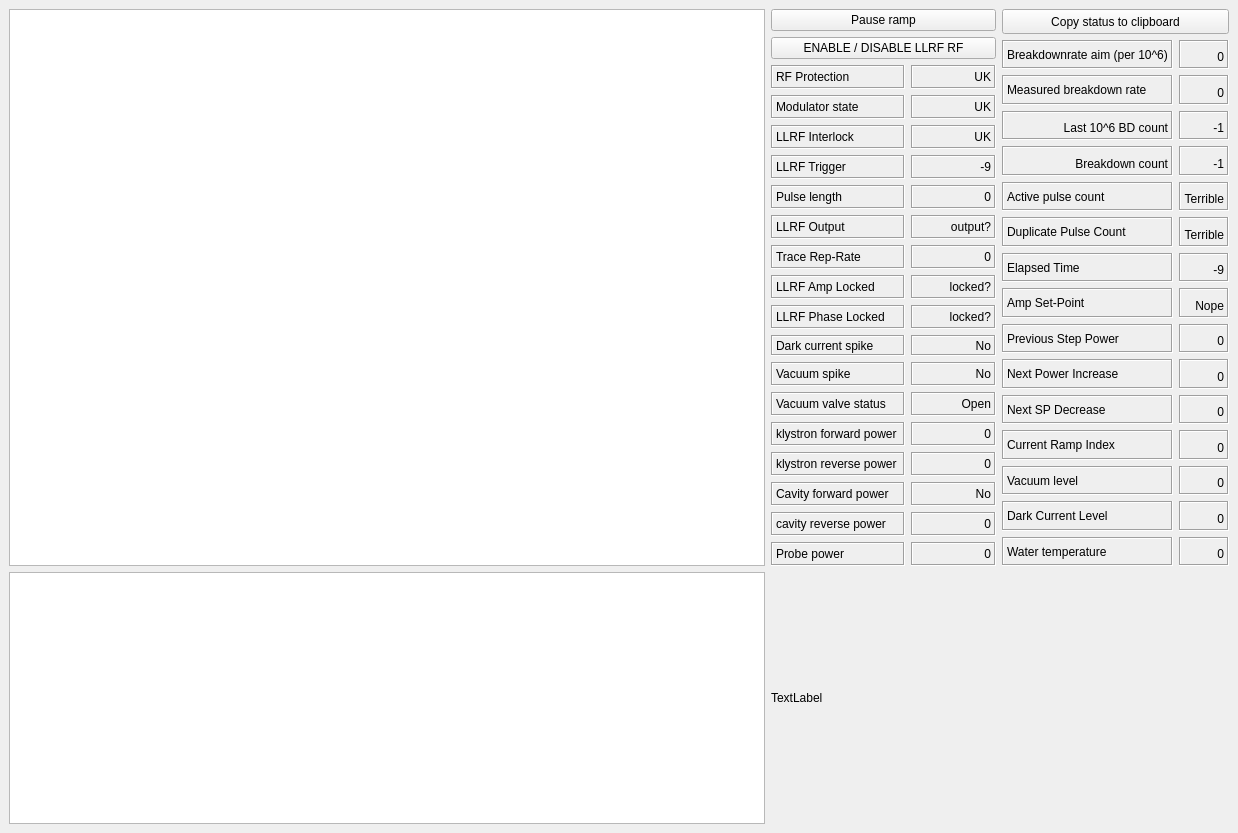
<?xml version="1.0" encoding="UTF-8"?>
<ui version="4.0">
 <class>MainWindow</class>
 <widget class="QMainWindow" name="MainWindow">
  <property name="geometry">
   <rect>
    <x>0</x>
    <y>0</y>
    <width>1238</width>
    <height>833</height>
   </rect>
  </property>
  <property name="windowTitle">
   <string>MainWindow</string>
  </property>
  <widget class="QWidget" name="centralwidget">
   <layout class="QGridLayout" name="gridLayout_3">
    <item row="0" column="0">
     <layout class="QVBoxLayout" name="verticalLayout_2">
      <item>
       <widget class="PlotWidget" name="graphicsView"/>
      </item>
     </layout>
    </item>
    <item row="0" column="1">
     <layout class="QHBoxLayout" name="horizontalLayout">
      <item>
       <layout class="QVBoxLayout" name="verticalLayout_3">
        <item>
         <layout class="QVBoxLayout" name="verticalLayout">
          <item>
           <widget class="QPushButton" name="start_pause_ramp_button">
            <property name="maximumSize">
             <size>
              <width>16777215</width>
              <height>25</height>
             </size>
            </property>
            <property name="text">
             <string>Pause ramp</string>
            </property>
           </widget>
          </item>
          <item>
           <widget class="QPushButton" name="llrf_enable_button">
            <property name="minimumSize">
             <size>
              <width>225</width>
              <height>0</height>
             </size>
            </property>
            <property name="maximumSize">
             <size>
              <width>16777215</width>
              <height>25</height>
             </size>
            </property>
            <property name="text">
             <string>ENABLE / DISABLE LLRF RF</string>
            </property>
            <property name="checkable">
             <bool>false</bool>
            </property>
           </widget>
          </item>
         </layout>
        </item>
        <item>
         <layout class="QGridLayout" name="gridLayout" columnstretch="0,0" columnminimumwidth="1,1">
          <item row="13" column="0">
           <widget class="QLabel" name="rev_kly_power_label">
            <property name="frameShape">
             <enum>QFrame::Box</enum>
            </property>
            <property name="frameShadow">
             <enum>QFrame::Sunken</enum>
            </property>
            <property name="text">
             <string>klystron reverse power</string>
            </property>
            <property name="scaledContents">
             <bool>false</bool>
            </property>
           </widget>
          </item>
          <item row="4" column="1">
           <widget class="QLabel" name="pulse_length_outputwidget">
            <property name="frameShape">
             <enum>QFrame::Box</enum>
            </property>
            <property name="frameShadow">
             <enum>QFrame::Sunken</enum>
            </property>
            <property name="text">
             <string>0</string>
            </property>
            <property name="scaledContents">
             <bool>false</bool>
            </property>
            <property name="alignment">
             <set>Qt::AlignBottom|Qt::AlignRight|Qt::AlignTrailing</set>
            </property>
            <property name="indent">
             <number>-1</number>
            </property>
           </widget>
          </item>
          <item row="1" column="1">
           <widget class="QLabel" name="mod_state_outputwidget">
            <property name="frameShape">
             <enum>QFrame::Box</enum>
            </property>
            <property name="frameShadow">
             <enum>QFrame::Sunken</enum>
            </property>
            <property name="text">
             <string>UK</string>
            </property>
            <property name="alignment">
             <set>Qt::AlignAbsolute|Qt::AlignBottom|Qt::AlignCenter|Qt::AlignHCenter|Qt::AlignHorizontal_Mask|Qt::AlignJustify|Qt::AlignLeading|Qt::AlignLeft|Qt::AlignRight|Qt::AlignTop|Qt::AlignTrailing|Qt::AlignVCenter|Qt::AlignVertical_Mask</set>
            </property>
           </widget>
          </item>
          <item row="8" column="1">
           <widget class="QLabel" name="llrf_ff_ph_locked_outputwidget">
            <property name="frameShape">
             <enum>QFrame::Box</enum>
            </property>
            <property name="frameShadow">
             <enum>QFrame::Sunken</enum>
            </property>
            <property name="text">
             <string>locked?</string>
            </property>
            <property name="alignment">
             <set>Qt::AlignAbsolute|Qt::AlignBottom|Qt::AlignCenter|Qt::AlignHCenter|Qt::AlignHorizontal_Mask|Qt::AlignJustify|Qt::AlignLeading|Qt::AlignLeft|Qt::AlignRight|Qt::AlignTop|Qt::AlignTrailing|Qt::AlignVCenter|Qt::AlignVertical_Mask</set>
            </property>
           </widget>
          </item>
          <item row="0" column="0">
           <widget class="QLabel" name="RF_protection_label">
            <property name="frameShape">
             <enum>QFrame::Box</enum>
            </property>
            <property name="frameShadow">
             <enum>QFrame::Sunken</enum>
            </property>
            <property name="text">
             <string>RF Protection</string>
            </property>
            <property name="scaledContents">
             <bool>false</bool>
            </property>
           </widget>
          </item>
          <item row="1" column="0">
           <widget class="QLabel" name="rf_mod_label">
            <property name="frameShape">
             <enum>QFrame::Box</enum>
            </property>
            <property name="frameShadow">
             <enum>QFrame::Sunken</enum>
            </property>
            <property name="text">
             <string>Modulator state</string>
            </property>
            <property name="scaledContents">
             <bool>false</bool>
            </property>
           </widget>
          </item>
          <item row="3" column="1">
           <widget class="QLabel" name="llrf_trigger_outputwidget">
            <property name="frameShape">
             <enum>QFrame::Box</enum>
            </property>
            <property name="frameShadow">
             <enum>QFrame::Sunken</enum>
            </property>
            <property name="text">
             <string>-9</string>
            </property>
            <property name="alignment">
             <set>Qt::AlignAbsolute|Qt::AlignBottom|Qt::AlignCenter|Qt::AlignHCenter|Qt::AlignHorizontal_Mask|Qt::AlignJustify|Qt::AlignLeading|Qt::AlignLeft|Qt::AlignRight|Qt::AlignTop|Qt::AlignTrailing|Qt::AlignVCenter|Qt::AlignVertical_Mask</set>
            </property>
           </widget>
          </item>
          <item row="4" column="0">
           <widget class="QLabel" name="pulse_length_label">
            <property name="frameShape">
             <enum>QFrame::Box</enum>
            </property>
            <property name="frameShadow">
             <enum>QFrame::Sunken</enum>
            </property>
            <property name="text">
             <string>Pulse length</string>
            </property>
            <property name="scaledContents">
             <bool>false</bool>
            </property>
           </widget>
          </item>
          <item row="7" column="0">
           <widget class="QLabel" name="llrf_ff_amp_locked_label">
            <property name="frameShape">
             <enum>QFrame::Box</enum>
            </property>
            <property name="frameShadow">
             <enum>QFrame::Sunken</enum>
            </property>
            <property name="text">
             <string>LLRF Amp Locked</string>
            </property>
            <property name="scaledContents">
             <bool>false</bool>
            </property>
           </widget>
          </item>
          <item row="0" column="1">
           <widget class="QLabel" name="RF_protection_outputwidget">
            <property name="frameShape">
             <enum>QFrame::Box</enum>
            </property>
            <property name="frameShadow">
             <enum>QFrame::Sunken</enum>
            </property>
            <property name="text">
             <string>UK</string>
            </property>
            <property name="alignment">
             <set>Qt::AlignAbsolute|Qt::AlignBottom|Qt::AlignCenter|Qt::AlignHCenter|Qt::AlignHorizontal_Mask|Qt::AlignJustify|Qt::AlignLeading|Qt::AlignLeft|Qt::AlignRight|Qt::AlignTop|Qt::AlignTrailing|Qt::AlignVCenter|Qt::AlignVertical_Mask</set>
            </property>
           </widget>
          </item>
          <item row="2" column="0">
           <widget class="QLabel" name="llrf_interlock_label">
            <property name="frameShape">
             <enum>QFrame::Box</enum>
            </property>
            <property name="frameShadow">
             <enum>QFrame::Sunken</enum>
            </property>
            <property name="text">
             <string>LLRF Interlock</string>
            </property>
            <property name="scaledContents">
             <bool>false</bool>
            </property>
           </widget>
          </item>
          <item row="15" column="1">
           <widget class="QLabel" name="rev_cav_power_outputwidget">
            <property name="frameShape">
             <enum>QFrame::Box</enum>
            </property>
            <property name="frameShadow">
             <enum>QFrame::Sunken</enum>
            </property>
            <property name="text">
             <string>0</string>
            </property>
            <property name="alignment">
             <set>Qt::AlignAbsolute|Qt::AlignBottom|Qt::AlignCenter|Qt::AlignHCenter|Qt::AlignHorizontal_Mask|Qt::AlignJustify|Qt::AlignLeading|Qt::AlignLeft|Qt::AlignRight|Qt::AlignTop|Qt::AlignTrailing|Qt::AlignVCenter|Qt::AlignVertical_Mask</set>
            </property>
           </widget>
          </item>
          <item row="5" column="1">
           <widget class="QLabel" name="llrf_output_outputwidget">
            <property name="frameShape">
             <enum>QFrame::Box</enum>
            </property>
            <property name="frameShadow">
             <enum>QFrame::Sunken</enum>
            </property>
            <property name="text">
             <string>output?</string>
            </property>
            <property name="alignment">
             <set>Qt::AlignAbsolute|Qt::AlignBottom|Qt::AlignCenter|Qt::AlignHCenter|Qt::AlignHorizontal_Mask|Qt::AlignJustify|Qt::AlignLeading|Qt::AlignLeft|Qt::AlignRight|Qt::AlignTop|Qt::AlignTrailing|Qt::AlignVCenter|Qt::AlignVertical_Mask</set>
            </property>
           </widget>
          </item>
          <item row="5" column="0">
           <widget class="QLabel" name="llrf_output_label">
            <property name="frameShape">
             <enum>QFrame::Box</enum>
            </property>
            <property name="frameShadow">
             <enum>QFrame::Sunken</enum>
            </property>
            <property name="text">
             <string>LLRF Output</string>
            </property>
            <property name="scaledContents">
             <bool>false</bool>
            </property>
           </widget>
          </item>
          <item row="9" column="0">
           <widget class="QLabel" name="DC_spike_label">
            <property name="minimumSize">
             <size>
              <width>0</width>
              <height>21</height>
             </size>
            </property>
            <property name="frameShape">
             <enum>QFrame::Box</enum>
            </property>
            <property name="frameShadow">
             <enum>QFrame::Sunken</enum>
            </property>
            <property name="text">
             <string>Dark current spike</string>
            </property>
            <property name="scaledContents">
             <bool>false</bool>
            </property>
           </widget>
          </item>
          <item row="14" column="0">
           <widget class="QLabel" name="fwd_cav_power_label">
            <property name="frameShape">
             <enum>QFrame::Box</enum>
            </property>
            <property name="frameShadow">
             <enum>QFrame::Sunken</enum>
            </property>
            <property name="text">
             <string>Cavity forward power </string>
            </property>
            <property name="scaledContents">
             <bool>false</bool>
            </property>
           </widget>
          </item>
          <item row="10" column="1">
           <widget class="QLabel" name="vac_spike_status_outputwidget">
            <property name="frameShape">
             <enum>QFrame::Box</enum>
            </property>
            <property name="frameShadow">
             <enum>QFrame::Sunken</enum>
            </property>
            <property name="text">
             <string>No</string>
            </property>
            <property name="alignment">
             <set>Qt::AlignAbsolute|Qt::AlignBottom|Qt::AlignCenter|Qt::AlignHCenter|Qt::AlignHorizontal_Mask|Qt::AlignJustify|Qt::AlignLeading|Qt::AlignLeft|Qt::AlignRight|Qt::AlignTop|Qt::AlignTrailing|Qt::AlignVCenter|Qt::AlignVertical_Mask</set>
            </property>
           </widget>
          </item>
          <item row="11" column="0">
           <widget class="QLabel" name="vac_valve_status_label">
            <property name="frameShape">
             <enum>QFrame::Box</enum>
            </property>
            <property name="frameShadow">
             <enum>QFrame::Sunken</enum>
            </property>
            <property name="text">
             <string>Vacuum valve status</string>
            </property>
            <property name="scaledContents">
             <bool>false</bool>
            </property>
           </widget>
          </item>
          <item row="9" column="1">
           <widget class="QLabel" name="DC_spike_status_outputwidget">
            <property name="frameShape">
             <enum>QFrame::Box</enum>
            </property>
            <property name="frameShadow">
             <enum>QFrame::Sunken</enum>
            </property>
            <property name="text">
             <string>No</string>
            </property>
            <property name="alignment">
             <set>Qt::AlignRight|Qt::AlignTrailing|Qt::AlignVCenter</set>
            </property>
           </widget>
          </item>
          <item row="12" column="0">
           <widget class="QLabel" name="fwd_kly_power_label">
            <property name="frameShape">
             <enum>QFrame::Box</enum>
            </property>
            <property name="frameShadow">
             <enum>QFrame::Sunken</enum>
            </property>
            <property name="text">
             <string>klystron forward power </string>
            </property>
            <property name="scaledContents">
             <bool>false</bool>
            </property>
           </widget>
          </item>
          <item row="8" column="0">
           <widget class="QLabel" name="llrf_ff_ph_locked_label">
            <property name="frameShape">
             <enum>QFrame::Box</enum>
            </property>
            <property name="frameShadow">
             <enum>QFrame::Sunken</enum>
            </property>
            <property name="text">
             <string>LLRF Phase Locked</string>
            </property>
            <property name="scaledContents">
             <bool>false</bool>
            </property>
           </widget>
          </item>
          <item row="12" column="1">
           <widget class="QLabel" name="fwd_kly_power_outputwidget">
            <property name="frameShape">
             <enum>QFrame::Box</enum>
            </property>
            <property name="frameShadow">
             <enum>QFrame::Sunken</enum>
            </property>
            <property name="text">
             <string>0</string>
            </property>
            <property name="alignment">
             <set>Qt::AlignAbsolute|Qt::AlignBottom|Qt::AlignCenter|Qt::AlignHCenter|Qt::AlignHorizontal_Mask|Qt::AlignJustify|Qt::AlignLeading|Qt::AlignLeft|Qt::AlignRight|Qt::AlignTop|Qt::AlignTrailing|Qt::AlignVCenter|Qt::AlignVertical_Mask</set>
            </property>
           </widget>
          </item>
          <item row="14" column="1">
           <widget class="QLabel" name="fwd_cav_power_outputwidget">
            <property name="frameShape">
             <enum>QFrame::Box</enum>
            </property>
            <property name="frameShadow">
             <enum>QFrame::Sunken</enum>
            </property>
            <property name="text">
             <string>No</string>
            </property>
            <property name="alignment">
             <set>Qt::AlignAbsolute|Qt::AlignBottom|Qt::AlignCenter|Qt::AlignHCenter|Qt::AlignHorizontal_Mask|Qt::AlignJustify|Qt::AlignLeading|Qt::AlignLeft|Qt::AlignRight|Qt::AlignTop|Qt::AlignTrailing|Qt::AlignVCenter|Qt::AlignVertical_Mask</set>
            </property>
           </widget>
          </item>
          <item row="13" column="1">
           <widget class="QLabel" name="rev_kly_power_outputwidget">
            <property name="frameShape">
             <enum>QFrame::Box</enum>
            </property>
            <property name="frameShadow">
             <enum>QFrame::Sunken</enum>
            </property>
            <property name="text">
             <string>0</string>
            </property>
            <property name="alignment">
             <set>Qt::AlignAbsolute|Qt::AlignBottom|Qt::AlignCenter|Qt::AlignHCenter|Qt::AlignHorizontal_Mask|Qt::AlignJustify|Qt::AlignLeading|Qt::AlignLeft|Qt::AlignRight|Qt::AlignTop|Qt::AlignTrailing|Qt::AlignVCenter|Qt::AlignVertical_Mask</set>
            </property>
           </widget>
          </item>
          <item row="16" column="1">
           <widget class="QLabel" name="probe_power_outputwidget">
            <property name="frameShape">
             <enum>QFrame::Box</enum>
            </property>
            <property name="frameShadow">
             <enum>QFrame::Sunken</enum>
            </property>
            <property name="text">
             <string>0</string>
            </property>
            <property name="alignment">
             <set>Qt::AlignAbsolute|Qt::AlignBottom|Qt::AlignCenter|Qt::AlignHCenter|Qt::AlignHorizontal_Mask|Qt::AlignJustify|Qt::AlignLeading|Qt::AlignLeft|Qt::AlignRight|Qt::AlignTop|Qt::AlignTrailing|Qt::AlignVCenter|Qt::AlignVertical_Mask</set>
            </property>
           </widget>
          </item>
          <item row="3" column="0">
           <widget class="QLabel" name="llrf_trigger_label">
            <property name="frameShape">
             <enum>QFrame::Box</enum>
            </property>
            <property name="frameShadow">
             <enum>QFrame::Sunken</enum>
            </property>
            <property name="text">
             <string>LLRF Trigger</string>
            </property>
            <property name="scaledContents">
             <bool>false</bool>
            </property>
           </widget>
          </item>
          <item row="11" column="1">
           <widget class="QLabel" name="vac_valve_status_outputwidget">
            <property name="frameShape">
             <enum>QFrame::Box</enum>
            </property>
            <property name="frameShadow">
             <enum>QFrame::Sunken</enum>
            </property>
            <property name="text">
             <string>Open</string>
            </property>
            <property name="alignment">
             <set>Qt::AlignAbsolute|Qt::AlignBottom|Qt::AlignCenter|Qt::AlignHCenter|Qt::AlignHorizontal_Mask|Qt::AlignJustify|Qt::AlignLeading|Qt::AlignLeft|Qt::AlignRight|Qt::AlignTop|Qt::AlignTrailing|Qt::AlignVCenter|Qt::AlignVertical_Mask</set>
            </property>
           </widget>
          </item>
          <item row="10" column="0">
           <widget class="QLabel" name="vac_spike_label">
            <property name="frameShape">
             <enum>QFrame::Box</enum>
            </property>
            <property name="frameShadow">
             <enum>QFrame::Sunken</enum>
            </property>
            <property name="text">
             <string>Vacuum spike</string>
            </property>
            <property name="scaledContents">
             <bool>false</bool>
            </property>
           </widget>
          </item>
          <item row="16" column="0">
           <widget class="QLabel" name="probe_power_label">
            <property name="frameShape">
             <enum>QFrame::Box</enum>
            </property>
            <property name="frameShadow">
             <enum>QFrame::Sunken</enum>
            </property>
            <property name="text">
             <string>Probe power</string>
            </property>
            <property name="scaledContents">
             <bool>false</bool>
            </property>
           </widget>
          </item>
          <item row="2" column="1">
           <widget class="QLabel" name="llrf_interlock_outputwidget">
            <property name="frameShape">
             <enum>QFrame::Box</enum>
            </property>
            <property name="frameShadow">
             <enum>QFrame::Sunken</enum>
            </property>
            <property name="text">
             <string>UK</string>
            </property>
            <property name="alignment">
             <set>Qt::AlignAbsolute|Qt::AlignBottom|Qt::AlignCenter|Qt::AlignHCenter|Qt::AlignHorizontal_Mask|Qt::AlignJustify|Qt::AlignLeading|Qt::AlignLeft|Qt::AlignRight|Qt::AlignTop|Qt::AlignTrailing|Qt::AlignVCenter|Qt::AlignVertical_Mask</set>
            </property>
           </widget>
          </item>
          <item row="15" column="0">
           <widget class="QLabel" name="rev_cav_power_label">
            <property name="frameShape">
             <enum>QFrame::Box</enum>
            </property>
            <property name="frameShadow">
             <enum>QFrame::Sunken</enum>
            </property>
            <property name="text">
             <string>cavity reverse power </string>
            </property>
            <property name="scaledContents">
             <bool>false</bool>
            </property>
           </widget>
          </item>
          <item row="7" column="1">
           <widget class="QLabel" name="llrf_ff_amp_locked_outputwidget">
            <property name="frameShape">
             <enum>QFrame::Box</enum>
            </property>
            <property name="frameShadow">
             <enum>QFrame::Sunken</enum>
            </property>
            <property name="text">
             <string>locked?</string>
            </property>
            <property name="alignment">
             <set>Qt::AlignAbsolute|Qt::AlignBottom|Qt::AlignCenter|Qt::AlignHCenter|Qt::AlignHorizontal_Mask|Qt::AlignJustify|Qt::AlignLeading|Qt::AlignLeft|Qt::AlignRight|Qt::AlignTop|Qt::AlignTrailing|Qt::AlignVCenter|Qt::AlignVertical_Mask</set>
            </property>
           </widget>
          </item>
          <item row="6" column="0">
           <widget class="QLabel" name="llrf_output_label_2">
            <property name="frameShape">
             <enum>QFrame::Box</enum>
            </property>
            <property name="frameShadow">
             <enum>QFrame::Sunken</enum>
            </property>
            <property name="text">
             <string>Trace Rep-Rate</string>
            </property>
            <property name="scaledContents">
             <bool>false</bool>
            </property>
           </widget>
          </item>
          <item row="6" column="1">
           <widget class="QLabel" name="trace_rep_rate_outpuwidget">
            <property name="frameShape">
             <enum>QFrame::Box</enum>
            </property>
            <property name="frameShadow">
             <enum>QFrame::Sunken</enum>
            </property>
            <property name="text">
             <string>0</string>
            </property>
            <property name="scaledContents">
             <bool>false</bool>
            </property>
            <property name="alignment">
             <set>Qt::AlignBottom|Qt::AlignRight|Qt::AlignTrailing</set>
            </property>
            <property name="indent">
             <number>-1</number>
            </property>
           </widget>
          </item>
         </layout>
        </item>
       </layout>
      </item>
      <item>
       <layout class="QVBoxLayout" name="verticalLayout_4">
        <item>
         <widget class="QPushButton" name="copy_to_clipboard_button">
          <property name="minimumSize">
           <size>
            <width>225</width>
            <height>0</height>
           </size>
          </property>
          <property name="maximumSize">
           <size>
            <width>16777215</width>
            <height>25</height>
           </size>
          </property>
          <property name="toolTip">
           <string>For the log!</string>
          </property>
          <property name="text">
           <string>Copy status to clipboard</string>
          </property>
          <property name="checkable">
           <bool>false</bool>
          </property>
         </widget>
        </item>
        <item>
         <layout class="QGridLayout" name="gridLayout_2">
          <item row="1" column="0">
           <widget class="QLabel" name="measured_breakdown_rate_label">
            <property name="frameShape">
             <enum>QFrame::Box</enum>
            </property>
            <property name="frameShadow">
             <enum>QFrame::Sunken</enum>
            </property>
            <property name="text">
             <string>Measured breakdown rate</string>
            </property>
            <property name="scaledContents">
             <bool>false</bool>
            </property>
           </widget>
          </item>
          <item row="1" column="1">
           <widget class="QLabel" name="measured_breakdown_rate_outputwidget">
            <property name="frameShape">
             <enum>QFrame::Box</enum>
            </property>
            <property name="frameShadow">
             <enum>QFrame::Sunken</enum>
            </property>
            <property name="text">
             <string>0</string>
            </property>
            <property name="alignment">
             <set>Qt::AlignAbsolute|Qt::AlignBottom|Qt::AlignCenter|Qt::AlignHCenter|Qt::AlignHorizontal_Mask|Qt::AlignJustify|Qt::AlignLeading|Qt::AlignLeft|Qt::AlignRight|Qt::AlignTop|Qt::AlignTrailing|Qt::AlignVCenter|Qt::AlignVertical_Mask</set>
            </property>
           </widget>
          </item>
          <item row="0" column="0">
           <widget class="QLabel" name="breakdown_rate_limit_label">
            <property name="font">
             <font>
              <weight>50</weight>
              <italic>false</italic>
              <bold>false</bold>
              <underline>false</underline>
             </font>
            </property>
            <property name="frameShape">
             <enum>QFrame::Box</enum>
            </property>
            <property name="frameShadow">
             <enum>QFrame::Sunken</enum>
            </property>
            <property name="text">
             <string>Breakdownrate aim (per 10^6)</string>
            </property>
            <property name="scaledContents">
             <bool>false</bool>
            </property>
           </widget>
          </item>
          <item row="0" column="1">
           <widget class="QLabel" name="breakdown_rate_limit_outputwidget">
            <property name="frameShape">
             <enum>QFrame::Box</enum>
            </property>
            <property name="frameShadow">
             <enum>QFrame::Sunken</enum>
            </property>
            <property name="text">
             <string>0</string>
            </property>
            <property name="alignment">
             <set>Qt::AlignAbsolute|Qt::AlignBottom|Qt::AlignCenter|Qt::AlignHCenter|Qt::AlignHorizontal_Mask|Qt::AlignJustify|Qt::AlignLeading|Qt::AlignLeft|Qt::AlignRight|Qt::AlignTop|Qt::AlignTrailing|Qt::AlignVCenter|Qt::AlignVertical_Mask</set>
            </property>
           </widget>
          </item>
          <item row="2" column="0">
           <widget class="QLabel" name="last_106_count_label">
            <property name="frameShape">
             <enum>QFrame::Box</enum>
            </property>
            <property name="frameShadow">
             <enum>QFrame::Sunken</enum>
            </property>
            <property name="text">
             <string>Last 10^6 BD count</string>
            </property>
            <property name="alignment">
             <set>Qt::AlignAbsolute|Qt::AlignBottom|Qt::AlignCenter|Qt::AlignHCenter|Qt::AlignHorizontal_Mask|Qt::AlignJustify|Qt::AlignLeading|Qt::AlignLeft|Qt::AlignRight|Qt::AlignTop|Qt::AlignTrailing|Qt::AlignVCenter|Qt::AlignVertical_Mask</set>
            </property>
           </widget>
          </item>
          <item row="3" column="1">
           <widget class="QLabel" name="breakdown_count_outputwidget">
            <property name="frameShape">
             <enum>QFrame::Box</enum>
            </property>
            <property name="frameShadow">
             <enum>QFrame::Sunken</enum>
            </property>
            <property name="text">
             <string>-1</string>
            </property>
            <property name="alignment">
             <set>Qt::AlignAbsolute|Qt::AlignBottom|Qt::AlignCenter|Qt::AlignHCenter|Qt::AlignHorizontal_Mask|Qt::AlignJustify|Qt::AlignLeading|Qt::AlignLeft|Qt::AlignRight|Qt::AlignTop|Qt::AlignTrailing|Qt::AlignVCenter|Qt::AlignVertical_Mask</set>
            </property>
           </widget>
          </item>
          <item row="3" column="0">
           <widget class="QLabel" name="breakdown_count_label">
            <property name="frameShape">
             <enum>QFrame::Box</enum>
            </property>
            <property name="frameShadow">
             <enum>QFrame::Sunken</enum>
            </property>
            <property name="text">
             <string>Breakdown count</string>
            </property>
            <property name="alignment">
             <set>Qt::AlignAbsolute|Qt::AlignBottom|Qt::AlignCenter|Qt::AlignHCenter|Qt::AlignHorizontal_Mask|Qt::AlignJustify|Qt::AlignLeading|Qt::AlignLeft|Qt::AlignRight|Qt::AlignTop|Qt::AlignTrailing|Qt::AlignVCenter|Qt::AlignVertical_Mask</set>
            </property>
           </widget>
          </item>
          <item row="2" column="1">
           <widget class="QLabel" name="last_106_count_outputwidget">
            <property name="frameShape">
             <enum>QFrame::Box</enum>
            </property>
            <property name="frameShadow">
             <enum>QFrame::Sunken</enum>
            </property>
            <property name="text">
             <string>-1</string>
            </property>
            <property name="alignment">
             <set>Qt::AlignAbsolute|Qt::AlignBottom|Qt::AlignCenter|Qt::AlignHCenter|Qt::AlignHorizontal_Mask|Qt::AlignJustify|Qt::AlignLeading|Qt::AlignLeft|Qt::AlignRight|Qt::AlignTop|Qt::AlignTrailing|Qt::AlignVCenter|Qt::AlignVertical_Mask</set>
            </property>
           </widget>
          </item>
          <item row="5" column="0">
           <widget class="QLabel" name="pulse_count_label_2">
            <property name="font">
             <font>
              <weight>50</weight>
              <italic>false</italic>
              <bold>false</bold>
              <underline>false</underline>
             </font>
            </property>
            <property name="frameShape">
             <enum>QFrame::Box</enum>
            </property>
            <property name="frameShadow">
             <enum>QFrame::Sunken</enum>
            </property>
            <property name="text">
             <string>Duplicate Pulse Count</string>
            </property>
            <property name="scaledContents">
             <bool>false</bool>
            </property>
           </widget>
          </item>
          <item row="4" column="0">
           <widget class="QLabel" name="pulse_count_label">
            <property name="font">
             <font>
              <weight>50</weight>
              <italic>false</italic>
              <bold>false</bold>
              <underline>false</underline>
             </font>
            </property>
            <property name="frameShape">
             <enum>QFrame::Box</enum>
            </property>
            <property name="frameShadow">
             <enum>QFrame::Sunken</enum>
            </property>
            <property name="text">
             <string>Active pulse count</string>
            </property>
            <property name="scaledContents">
             <bool>false</bool>
            </property>
           </widget>
          </item>
          <item row="5" column="1">
           <widget class="QLabel" name="duplicate_count_outputwidget">
            <property name="frameShape">
             <enum>QFrame::Box</enum>
            </property>
            <property name="frameShadow">
             <enum>QFrame::Sunken</enum>
            </property>
            <property name="text">
             <string>Terrible</string>
            </property>
            <property name="alignment">
             <set>Qt::AlignAbsolute|Qt::AlignBottom|Qt::AlignCenter|Qt::AlignHCenter|Qt::AlignHorizontal_Mask|Qt::AlignJustify|Qt::AlignLeading|Qt::AlignLeft|Qt::AlignRight|Qt::AlignTop|Qt::AlignTrailing|Qt::AlignVCenter|Qt::AlignVertical_Mask</set>
            </property>
           </widget>
          </item>
          <item row="4" column="1">
           <widget class="QLabel" name="pulse_count_outputwidget">
            <property name="frameShape">
             <enum>QFrame::Box</enum>
            </property>
            <property name="frameShadow">
             <enum>QFrame::Sunken</enum>
            </property>
            <property name="text">
             <string>Terrible</string>
            </property>
            <property name="alignment">
             <set>Qt::AlignAbsolute|Qt::AlignBottom|Qt::AlignCenter|Qt::AlignHCenter|Qt::AlignHorizontal_Mask|Qt::AlignJustify|Qt::AlignLeading|Qt::AlignLeft|Qt::AlignRight|Qt::AlignTop|Qt::AlignTrailing|Qt::AlignVCenter|Qt::AlignVertical_Mask</set>
            </property>
           </widget>
          </item>
          <item row="6" column="0">
           <widget class="QLabel" name="elapse_time_label">
            <property name="frameShape">
             <enum>QFrame::Box</enum>
            </property>
            <property name="frameShadow">
             <enum>QFrame::Sunken</enum>
            </property>
            <property name="text">
             <string>Elapsed Time</string>
            </property>
            <property name="scaledContents">
             <bool>false</bool>
            </property>
           </widget>
          </item>
          <item row="6" column="1">
           <widget class="QLabel" name="elapsed_time_outputwidget">
            <property name="frameShape">
             <enum>QFrame::Box</enum>
            </property>
            <property name="frameShadow">
             <enum>QFrame::Sunken</enum>
            </property>
            <property name="text">
             <string>-9</string>
            </property>
            <property name="alignment">
             <set>Qt::AlignAbsolute|Qt::AlignBottom|Qt::AlignCenter|Qt::AlignHCenter|Qt::AlignHorizontal_Mask|Qt::AlignJustify|Qt::AlignLeading|Qt::AlignLeft|Qt::AlignRight|Qt::AlignTop|Qt::AlignTrailing|Qt::AlignVCenter|Qt::AlignVertical_Mask</set>
            </property>
           </widget>
          </item>
          <item row="7" column="1">
           <widget class="QLabel" name="amp_set_outputwidget">
            <property name="frameShape">
             <enum>QFrame::Box</enum>
            </property>
            <property name="frameShadow">
             <enum>QFrame::Sunken</enum>
            </property>
            <property name="text">
             <string>Nope</string>
            </property>
            <property name="scaledContents">
             <bool>false</bool>
            </property>
            <property name="alignment">
             <set>Qt::AlignBottom|Qt::AlignRight|Qt::AlignTrailing</set>
            </property>
            <property name="indent">
             <number>-1</number>
            </property>
           </widget>
          </item>
          <item row="8" column="0">
           <widget class="QLabel" name="last_setpoint_power">
            <property name="frameShape">
             <enum>QFrame::Box</enum>
            </property>
            <property name="frameShadow">
             <enum>QFrame::Sunken</enum>
            </property>
            <property name="text">
             <string>Previous Step Power</string>
            </property>
            <property name="scaledContents">
             <bool>false</bool>
            </property>
           </widget>
          </item>
          <item row="7" column="0">
           <widget class="QLabel" name="amp_set_label">
            <property name="frameShape">
             <enum>QFrame::Box</enum>
            </property>
            <property name="frameShadow">
             <enum>QFrame::Sunken</enum>
            </property>
            <property name="text">
             <string>Amp Set-Point</string>
            </property>
           </widget>
          </item>
          <item row="8" column="1">
           <widget class="QLabel" name="last_setpoint_power_outputwidget">
            <property name="frameShape">
             <enum>QFrame::Box</enum>
            </property>
            <property name="frameShadow">
             <enum>QFrame::Sunken</enum>
            </property>
            <property name="text">
             <string>0</string>
            </property>
            <property name="scaledContents">
             <bool>false</bool>
            </property>
            <property name="alignment">
             <set>Qt::AlignBottom|Qt::AlignRight|Qt::AlignTrailing</set>
            </property>
            <property name="indent">
             <number>-1</number>
            </property>
           </widget>
          </item>
          <item row="10" column="0">
           <widget class="QLabel" name="next_sp_decrease">
            <property name="frameShape">
             <enum>QFrame::Box</enum>
            </property>
            <property name="frameShadow">
             <enum>QFrame::Sunken</enum>
            </property>
            <property name="text">
             <string>Next SP Decrease</string>
            </property>
            <property name="scaledContents">
             <bool>false</bool>
            </property>
           </widget>
          </item>
          <item row="9" column="0">
           <widget class="QLabel" name="next_power_increase">
            <property name="frameShape">
             <enum>QFrame::Box</enum>
            </property>
            <property name="frameShadow">
             <enum>QFrame::Sunken</enum>
            </property>
            <property name="text">
             <string>Next Power Increase</string>
            </property>
            <property name="scaledContents">
             <bool>false</bool>
            </property>
           </widget>
          </item>
          <item row="10" column="1">
           <widget class="QLabel" name="next_sp_decrease_outputwidget">
            <property name="frameShape">
             <enum>QFrame::Box</enum>
            </property>
            <property name="frameShadow">
             <enum>QFrame::Sunken</enum>
            </property>
            <property name="text">
             <string>0</string>
            </property>
            <property name="scaledContents">
             <bool>false</bool>
            </property>
            <property name="alignment">
             <set>Qt::AlignBottom|Qt::AlignRight|Qt::AlignTrailing</set>
            </property>
            <property name="indent">
             <number>-1</number>
            </property>
           </widget>
          </item>
          <item row="9" column="1">
           <widget class="QLabel" name="next_power_increase_outputwidget">
            <property name="frameShape">
             <enum>QFrame::Box</enum>
            </property>
            <property name="frameShadow">
             <enum>QFrame::Sunken</enum>
            </property>
            <property name="text">
             <string>0</string>
            </property>
            <property name="scaledContents">
             <bool>false</bool>
            </property>
            <property name="alignment">
             <set>Qt::AlignBottom|Qt::AlignRight|Qt::AlignTrailing</set>
            </property>
            <property name="indent">
             <number>-1</number>
            </property>
           </widget>
          </item>
          <item row="11" column="1">
           <widget class="QLabel" name="current_index_outputwidget">
            <property name="frameShape">
             <enum>QFrame::Box</enum>
            </property>
            <property name="frameShadow">
             <enum>QFrame::Sunken</enum>
            </property>
            <property name="text">
             <string>0</string>
            </property>
            <property name="scaledContents">
             <bool>false</bool>
            </property>
            <property name="alignment">
             <set>Qt::AlignBottom|Qt::AlignRight|Qt::AlignTrailing</set>
            </property>
            <property name="indent">
             <number>-1</number>
            </property>
           </widget>
          </item>
          <item row="12" column="0">
           <widget class="QLabel" name="vac_level_label">
            <property name="frameShape">
             <enum>QFrame::Box</enum>
            </property>
            <property name="frameShadow">
             <enum>QFrame::Sunken</enum>
            </property>
            <property name="text">
             <string>Vacuum level </string>
            </property>
            <property name="scaledContents">
             <bool>false</bool>
            </property>
           </widget>
          </item>
          <item row="12" column="1">
           <widget class="QLabel" name="vac_level_outputwidget">
            <property name="frameShape">
             <enum>QFrame::Box</enum>
            </property>
            <property name="frameShadow">
             <enum>QFrame::Sunken</enum>
            </property>
            <property name="text">
             <string>0</string>
            </property>
            <property name="alignment">
             <set>Qt::AlignAbsolute|Qt::AlignBottom|Qt::AlignCenter|Qt::AlignHCenter|Qt::AlignHorizontal_Mask|Qt::AlignJustify|Qt::AlignLeading|Qt::AlignLeft|Qt::AlignRight|Qt::AlignTop|Qt::AlignTrailing|Qt::AlignVCenter|Qt::AlignVertical_Mask</set>
            </property>
           </widget>
          </item>
          <item row="11" column="0">
           <widget class="QLabel" name="next_power_increase_2">
            <property name="frameShape">
             <enum>QFrame::Box</enum>
            </property>
            <property name="frameShadow">
             <enum>QFrame::Sunken</enum>
            </property>
            <property name="text">
             <string>Current Ramp Index</string>
            </property>
            <property name="scaledContents">
             <bool>false</bool>
            </property>
           </widget>
          </item>
          <item row="14" column="1">
           <widget class="QLabel" name="water_temp_outputwidget">
            <property name="frameShape">
             <enum>QFrame::Box</enum>
            </property>
            <property name="frameShadow">
             <enum>QFrame::Sunken</enum>
            </property>
            <property name="text">
             <string>0</string>
            </property>
            <property name="alignment">
             <set>Qt::AlignAbsolute|Qt::AlignBottom|Qt::AlignCenter|Qt::AlignHCenter|Qt::AlignHorizontal_Mask|Qt::AlignJustify|Qt::AlignLeading|Qt::AlignLeft|Qt::AlignRight|Qt::AlignTop|Qt::AlignTrailing|Qt::AlignVCenter|Qt::AlignVertical_Mask</set>
            </property>
           </widget>
          </item>
          <item row="13" column="1">
           <widget class="QLabel" name="dc_level_outputwidget">
            <property name="frameShape">
             <enum>QFrame::Box</enum>
            </property>
            <property name="frameShadow">
             <enum>QFrame::Sunken</enum>
            </property>
            <property name="text">
             <string>0</string>
            </property>
            <property name="alignment">
             <set>Qt::AlignAbsolute|Qt::AlignBottom|Qt::AlignCenter|Qt::AlignHCenter|Qt::AlignHorizontal_Mask|Qt::AlignJustify|Qt::AlignLeading|Qt::AlignLeft|Qt::AlignRight|Qt::AlignTop|Qt::AlignTrailing|Qt::AlignVCenter|Qt::AlignVertical_Mask</set>
            </property>
           </widget>
          </item>
          <item row="13" column="0">
           <widget class="QLabel" name="dc_level_label">
            <property name="frameShape">
             <enum>QFrame::Box</enum>
            </property>
            <property name="frameShadow">
             <enum>QFrame::Sunken</enum>
            </property>
            <property name="text">
             <string>Dark Current Level</string>
            </property>
            <property name="scaledContents">
             <bool>false</bool>
            </property>
           </widget>
          </item>
          <item row="14" column="0">
           <widget class="QLabel" name="water_temp_label">
            <property name="frameShape">
             <enum>QFrame::Box</enum>
            </property>
            <property name="frameShadow">
             <enum>QFrame::Sunken</enum>
            </property>
            <property name="text">
             <string>Water temperature</string>
            </property>
            <property name="scaledContents">
             <bool>false</bool>
            </property>
           </widget>
          </item>
         </layout>
        </item>
       </layout>
      </item>
     </layout>
    </item>
    <item row="1" column="1">
     <widget class="QLabel" name="label">
      <property name="text">
       <string>TextLabel</string>
      </property>
     </widget>
    </item>
    <item row="1" column="0">
     <widget class="QTextEdit" name="textEdit"/>
    </item>
   </layout>
   <zorder>textEdit</zorder>
   <zorder>label</zorder>
   <zorder></zorder>
   <zorder></zorder>
  </widget>
 </widget>
 <customwidgets>
  <customwidget>
   <class>PlotWidget</class>
   <extends>QGraphicsView</extends>
   <header>pyqtgraph</header>
  </customwidget>
 </customwidgets>
 <resources/>
 <connections/>
</ui>
